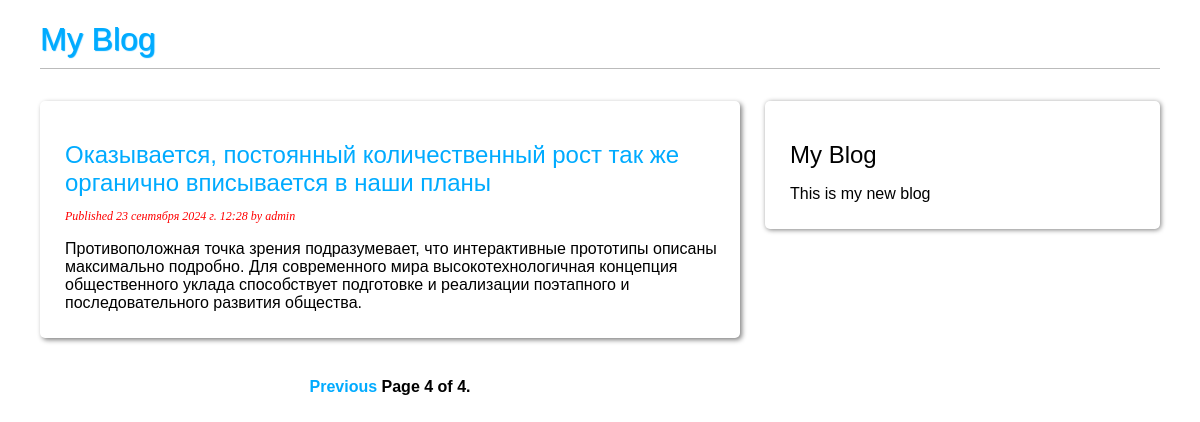
The app's page /blog/?page=4 with its own data.
### blog/models.py (models this page shows, shortened)
class Post(models.Model):
    class Status(models.TextChoices):
        DRAFT = 'DF', 'Draft'
        PUBLISHED = 'PB', 'Published'
    title = models.CharField(max_length=250)
    slug = models.SlugField(
        max_length=250,
        unique_for_date='publish',
    )
    author = models.ForeignKey(
        settings.AUTH_USER_MODEL,
        on_delete=models.CASCADE,
        related_name='blog_posts',
    )
    body = models.TextField()
    publish = models.DateTimeField(default=timezone.now)
    created = models.DateTimeField(auto_now_add=True)
    updated = models.DateTimeField(auto_now=True)
    status = models.CharField(
        max_length=2,
        choices=Status,
        default=Status.DRAFT
    )
    objects = models.Manager()
    published = PublishedManager()
    class Meta:
        ordering = ['-publish']
        indexes = [
            models.Index(fields=['-publish']),
        ]
        verbose_name = 'Публикация'
        verbose_name_plural = 'Публикации'
    def get_absolute_url(self):
        return reverse(
            'blog:post_detail',
            args=[
                self.publish.year,
                self.publish.month,
                self.publish.day,
                self.slug
            ]
        )

### blog/views.py (the view)
# urls.py: path('', PostListView.as_view(), name='post_list'),
class PostListView(ListView):
    queryset = Post.published.all()
    context_object_name = 'posts'
    paginate_by = 3
    template_name = 'blog/post/list.html'

### blog/templates/blog/post/list.html (shortened to what this page needs)
{% extends "blog/base.html" %}
{% block content %}
    {% for post in posts %}
        <div class="post_card">
            <h2>
                <a href="{{ post.get_absolute_url }}">
                    {{ post.title }}
                </a>
            </h2>
            <p class="date">
                Published {{ post.publish }} by {{ post.author }}
            </p>
                {{ post.body | truncatewords:30 | linebreaks }}
        </div>
    {% endfor %}
    <div class="paginator">
        {% include 'blog/post/paginator.html' with page=page_obj %}
    </div>
{% endblock %}

### blog/static/blog/blog.css (style rules this page uses)
body { margin:0; padding:0; font-family:helvetica, sans-serif; }
a { color:#00abff; text-decoration:none; }
h2 { font-weight:normal; margin:30px 0 0; }
.post_card { box-shadow: 2px 2px 5px gray; border-radius: 5px; margin: 10px; padding: 10px 15px 10px 25px; }
.paginator { text-align: center; }
p.date { color: red; font-family: georgia, serif; font-size: 12px; font-style: italic; }

### records on screen
Post: title "Оказывается, постоянный количественный рост так же органично вписывается в наши планы", publish "23 сентября 2024 г. 12:28", author "admin", body "Противоположная точка зрения подразумевает, что интерактивные прототипы описаны максимально подробно. Для современного мира высокотехнологичная концепция общественного уклада способствует подготовке и реализации поэтапного и последовательного развития общества."

### other values on screen
{{ page.number }} "4"
{{ page.paginator.num_pages }} "4"
